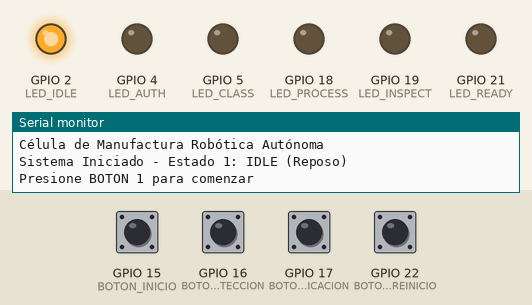
Simulated run of this sketch. Board: ESP32. Shown: output pins drawn as LEDs (lit = HIGH), the last lines printed to the serial monitor. The test bench sets the inputs (shaded band); at power-on: GPIO 15 (BOTON_INICIO), GPIO 16 (BOTON_DETECCION), GPIO 17 (BOTON_CLASIFICACION), GPIO 22 (BOTON_REINICIO) HIGH.

Above: at 1.2 s.
1.3 s: GPIO 15 (BOTON_INICIO) pulled LOW for 0.15 s
At 1.8 s:
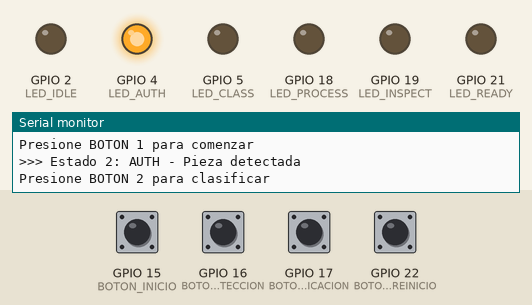
2.9 s: GPIO 16 (BOTON_DETECCION) pulled LOW for 0.15 s
At 3.3 s:
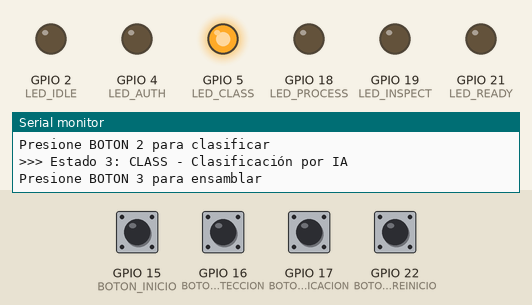
4.5 s: GPIO 17 (BOTON_CLASIFICACION) pulled LOW for 0.15 s
At 5.2 s:
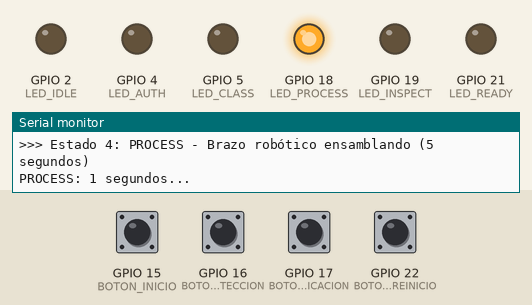
6.1 s: GPIO 22 (BOTON_REINICIO) pulled LOW for 0.15 s
At 6.5 s:
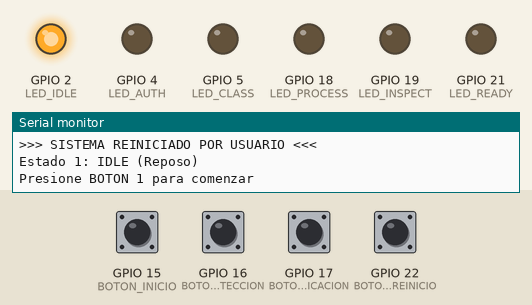
7.7 s: GPIO 15 (BOTON_INICIO) pulled LOW for 1 s
At 9.1 s:
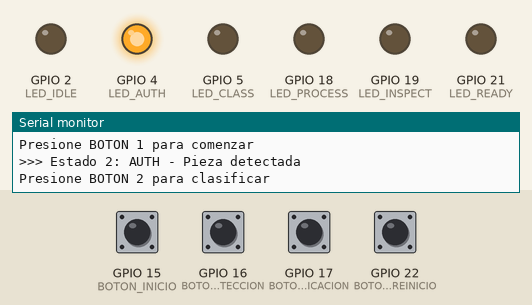
10.2 s: GPIO 16 (BOTON_DETECCION) pulled LOW for 1 s
At 11.2 s:
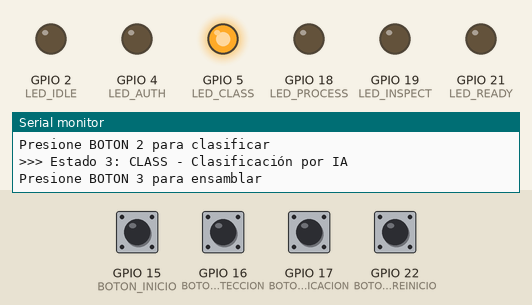
Timing chart, 0 to 13.2 s (numbered marks = the images above; inputs shaded):
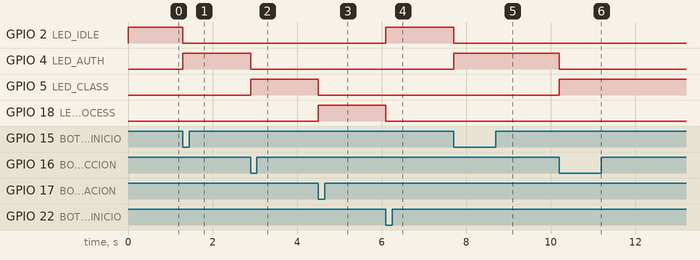

The sketch:

Celula_Manufactura_Robotica_Autonoma_con_Interrupciones.ino
```cpp
// DEFINICIÓN DE PINES
#define LED_IDLE 2          // LED Estado 1 - IDLE (azul)
#define LED_AUTH 4          // LED Estado 2 - AUTH (verde)
#define LED_CLASS 5         // LED Estado 3 - CLASS (amarillo)
#define LED_PROCESS 18      // LED Estado 4 - PROCESS (rojo - brazo robótico)
#define LED_INSPECT 19      // LED Estado 5 - INSPECT (azul2 - visión artificial)
#define LED_READY 21        // LED Estado 6 - READY (verde2 - entrega)

#define BOTON_INICIO 15
#define BOTON_DETECCION 16
#define BOTON_CLASIFICACION 17
#define BOTON_REINICIO 22

// VARIABLES GLOBALES
volatile int state = 1;
volatile int contador = 0;
volatile int tiempoProceso = 0;
volatile int procesoActivo = 0;

// Flags para sincronización
volatile int flagInicio = 0;
volatile int flagDeteccion = 0;
volatile int flagClasificacion = 0;
volatile int flagReinicio = 0;
volatile int flagTimer = 0;

// Timer hardware
hw_timer_t * timer = NULL;
portMUX_TYPE timerMux = portMUX_INITIALIZER_UNLOCKED;

// PROTOTIPOS
void IRAM_ATTR onTimer();
void IRAM_ATTR isrInicio();
void IRAM_ATTR isrDeteccion();
void IRAM_ATTR isrClasificacion();
void IRAM_ATTR isrReinicio();
void apagarTodosLosLEDs();

void setup()
{
  Serial.begin(9600);
  Serial.println("Célula de Manufactura Robótica Autónoma");

  // Configurar pines de LEDs
  pinMode(LED_IDLE, OUTPUT);
  pinMode(LED_AUTH, OUTPUT);
  pinMode(LED_CLASS, OUTPUT);
  pinMode(LED_PROCESS, OUTPUT);
  pinMode(LED_INSPECT, OUTPUT);
  pinMode(LED_READY, OUTPUT);

  // Apagar todos los LEDs
  apagarTodosLosLEDs();

  // Configurar pines de botones
  pinMode(BOTON_INICIO, INPUT_PULLUP);
  pinMode(BOTON_DETECCION, INPUT_PULLUP);
  pinMode(BOTON_CLASIFICACION, INPUT_PULLUP);
  pinMode(BOTON_REINICIO, INPUT_PULLUP);

  // Configurar interrupciones externas (FALLING = cuando se presiona)
  attachInterrupt(digitalPinToInterrupt(BOTON_INICIO), isrInicio, FALLING);
  attachInterrupt(digitalPinToInterrupt(BOTON_DETECCION), isrDeteccion, FALLING);
  attachInterrupt(digitalPinToInterrupt(BOTON_CLASIFICACION), isrClasificacion, FALLING);
  attachInterrupt(digitalPinToInterrupt(BOTON_REINICIO), isrReinicio, FALLING);

  // Configurar Timer Hardware (1 segundo)
  timer = timerBegin(1000000);
  timerAttachInterrupt(timer, &onTimer);
  timerAlarm(timer, 1000000, true, 0);

  digitalWrite(LED_IDLE, HIGH);
  Serial.println("Sistema Iniciado - Estado 1: IDLE (Reposo)");
  Serial.println("Presione BOTON 1 para comenzar");
}

void loop()
{
  // MANEJAR REINICIO - AHORA FUNCIONA EN CUALQUIER ESTADO
  if(flagReinicio == 1)
  {
    flagReinicio = 0;

    // Detener cualquier proceso activo
    procesoActivo = 0;
    tiempoProceso = 0;

    // Reiniciar al estado IDLE
    state = 1;
    apagarTodosLosLEDs();
    digitalWrite(LED_IDLE, HIGH);

    Serial.println("\n>>> SISTEMA REINICIADO POR USUARIO <<<");
    Serial.println("Estado 1: IDLE (Reposo)");
    Serial.println("Presione BOTON 1 para comenzar\n");
  }

  // Manejar interrupción de inicio
  if(flagInicio == 1 && state == 1)
  {
    flagInicio = 0;
    state = 2;
    apagarTodosLosLEDs();
    digitalWrite(LED_AUTH, HIGH);
    Serial.println(">>> Estado 2: AUTH - Pieza detectada");
    Serial.println("Presione BOTON 2 para clasificar");
  }

  // Manejar interrupción de detección
  if(flagDeteccion == 1 && state == 2)
  {
    flagDeteccion = 0;
    state = 3;
    apagarTodosLosLEDs();
    digitalWrite(LED_CLASS, HIGH);
    Serial.println(">>> Estado 3: CLASS - Clasificación por IA");
    Serial.println("Presione BOTON 3 para ensamblar");
  }

  // Manejar interrupción de clasificación
  if(flagClasificacion == 1 && state == 3)
  {
    flagClasificacion = 0;
    state = 4;
    apagarTodosLosLEDs();
    digitalWrite(LED_PROCESS, HIGH);
    procesoActivo = 1;
    tiempoProceso = 0;
    Serial.println(">>> Estado 4: PROCESS - Brazo robótico ensamblando (5 segundos)");
  }

  // Manejar flags del timer para procesos
  if(flagTimer == 1)
  {
    flagTimer = 0;

    if(procesoActivo == 1 && state == 4)
    {
      tiempoProceso++;
      Serial.print("PROCESS: ");
      Serial.print(tiempoProceso);
      Serial.println(" segundos...");

      if(tiempoProceso >= 5)
      {
        state = 5;
        procesoActivo = 2;
        tiempoProceso = 0;
        apagarTodosLosLEDs();
        digitalWrite(LED_INSPECT, HIGH);
        Serial.println("\n>>> Estado 5: INSPECT - Inspección de calidad (3 segundos)");
      }
    }
    else if(procesoActivo == 2 && state == 5)
    {
      tiempoProceso++;
      Serial.print("INSPECT: ");
      Serial.print(tiempoProceso);
      Serial.println(" segundos...");

      if(tiempoProceso >= 3)
      {
        state = 6;
        procesoActivo = 0;
        tiempoProceso = 0;
        apagarTodosLosLEDs();
        digitalWrite(LED_READY, HIGH);
        Serial.println("\n>>> Estado 6: READY - Pieza lista para entrega");
        Serial.println("Presione BOTON 4 para reiniciar el sistema");
      }
    }
  }

  // Mantener LED del estado actual encendido
  if(state == 1) digitalWrite(LED_IDLE, HIGH);
  else if(state == 2) digitalWrite(LED_AUTH, HIGH);
  else if(state == 3) digitalWrite(LED_CLASS, HIGH);
  else if(state == 4) digitalWrite(LED_PROCESS, HIGH);
  else if(state == 5) digitalWrite(LED_INSPECT, HIGH);
  else if(state == 6) digitalWrite(LED_READY, HIGH);
}

// ISR DEL TIMER
void IRAM_ATTR onTimer()
{
  portENTER_CRITICAL_ISR(&timerMux);
  flagTimer = 1;
  portEXIT_CRITICAL_ISR(&timerMux);
}

// INTERRUPCIONES EXTERNAS
void IRAM_ATTR isrInicio()
{
  flagInicio = 1;
}

void IRAM_ATTR isrDeteccion()
{
  flagDeteccion = 1;
}

void IRAM_ATTR isrClasificacion()
{
  flagClasificacion = 1;
}

void IRAM_ATTR isrReinicio()
{
  flagReinicio = 1;
}

//FUNCIÓN APAGAR LEDS
void apagarTodosLosLEDs()
{
  digitalWrite(LED_IDLE, LOW);
  digitalWrite(LED_AUTH, LOW);
  digitalWrite(LED_CLASS, LOW);
  digitalWrite(LED_PROCESS, LOW);
  digitalWrite(LED_INSPECT, LOW);
  digitalWrite(LED_READY, LOW);
}
```

Measured:
- after the input at 1.3 s, GPIO 2 (LED_IDLE): HIGH → LOW at once; GPIO 4 (LED_AUTH): LOW → HIGH at once
- after the input at 2.9 s, GPIO 4 (LED_AUTH): HIGH → LOW at once; GPIO 5 (LED_CLASS): LOW → HIGH at once
- after the input at 4.5 s, GPIO 5 (LED_CLASS): HIGH → LOW at once; GPIO 18 (LED_PROCESS): LOW → HIGH at once
- after the input at 6.1 s, GPIO 2 (LED_IDLE): LOW → HIGH at once; GPIO 18 (LED_PROCESS): HIGH → LOW at once
- after the input at 7.7 s, GPIO 2 (LED_IDLE): HIGH → LOW at once; GPIO 4 (LED_AUTH): LOW → HIGH at once
- after the input at 10.2 s, GPIO 4 (LED_AUTH): HIGH → LOW at once; GPIO 5 (LED_CLASS): LOW → HIGH at once
